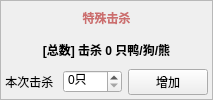
              <widget class="QFrame" name="frame_6">
               <property name="frameShape">
                <enum>QFrame::StyledPanel</enum>
               </property>
               <property name="frameShadow">
                <enum>QFrame::Plain</enum>
               </property>
               <layout class="QVBoxLayout" name="verticalLayout_10" stretch="0,0,1">
                <property name="leftMargin">
                 <number>4</number>
                </property>
                <property name="topMargin">
                 <number>4</number>
                </property>
                <property name="rightMargin">
                 <number>4</number>
                </property>
                <property name="bottomMargin">
                 <number>4</number>
                </property>
                <item>
                 <widget class="QLabel" name="label_11">
                  <property name="font">
                   <font>
                    <pointsize>9</pointsize>
                    <italic>false</italic>
                    <bold>true</bold>
                   </font>
                  </property>
                  <property name="styleSheet">
                   <string notr="true">color: #CC6E6E</string>
                  </property>
                  <property name="text">
                   <string>特殊击杀</string>
                  </property>
                  <property name="alignment">
                   <set>Qt::AlignCenter</set>
                  </property>
                 </widget>
                </item>
                <item>
                 <widget class="QLabel" name="labelHeaderkillSp">
                  <property name="font">
                   <font>
                    <pointsize>9</pointsize>
                    <italic>false</italic>
                    <bold>true</bold>
                   </font>
                  </property>
                  <property name="text">
                   <string>[总数] 击杀 0 只鸭/狗/熊</string>
                  </property>
                  <property name="alignment">
                   <set>Qt::AlignCenter</set>
                  </property>
                 </widget>
                </item>
                <item>
                 <layout class="QHBoxLayout" name="horizontalLayout_12" stretch="1,1,0">
                  <item>
                   <widget class="QLabel" name="labelKillSp">
                    <property name="font">
                     <font>
                      <pointsize>9</pointsize>
                      <italic>false</italic>
                      <bold>false</bold>
                     </font>
                    </property>
                    <property name="text">
                     <string>本次击杀 </string>
                    </property>
                    <property name="alignment">
                     <set>Qt::AlignCenter</set>
                    </property>
                   </widget>
                  </item>
                  <item>
                   <widget class="QSpinBox" name="spinBoxKillSp">
                    <property name="suffix">
                     <string>只</string>
                    </property>
                    <property name="prefix">
                     <string/>
                    </property>
                    <property name="maximum">
                     <number>999</number>
                    </property>
                   </widget>
                  </item>
                  <item>
                   <widget class="QPushButton" name="pushButtonSubmitKillSp">
                    <property name="text">
                     <string>增加</string>
                    </property>
                   </widget>
                  </item>
                 </layout>
                </item>
               </layout>
              </widget>
